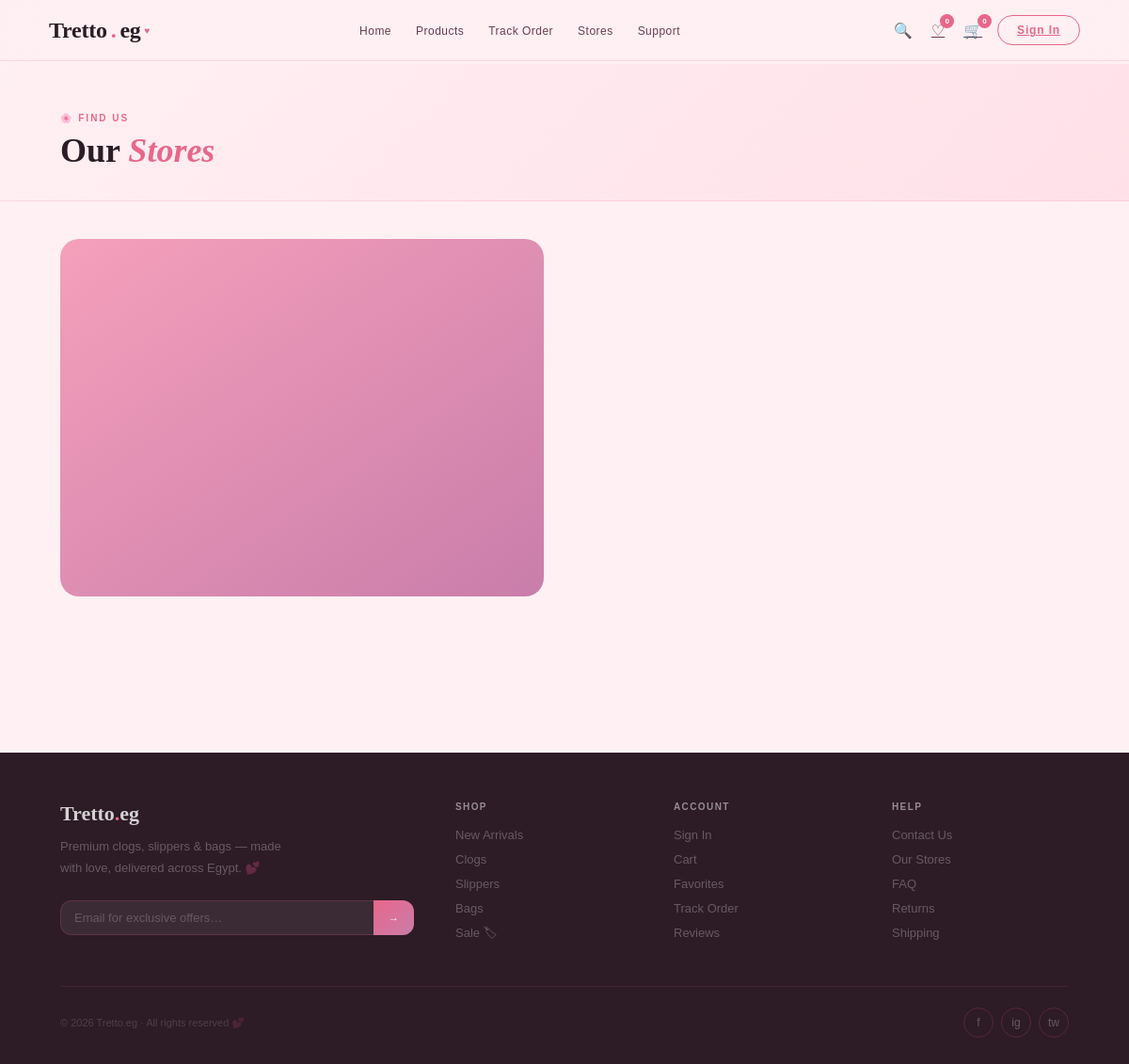
/MVC/View/GUI/location.php, run on an earlier commit of the app's database.
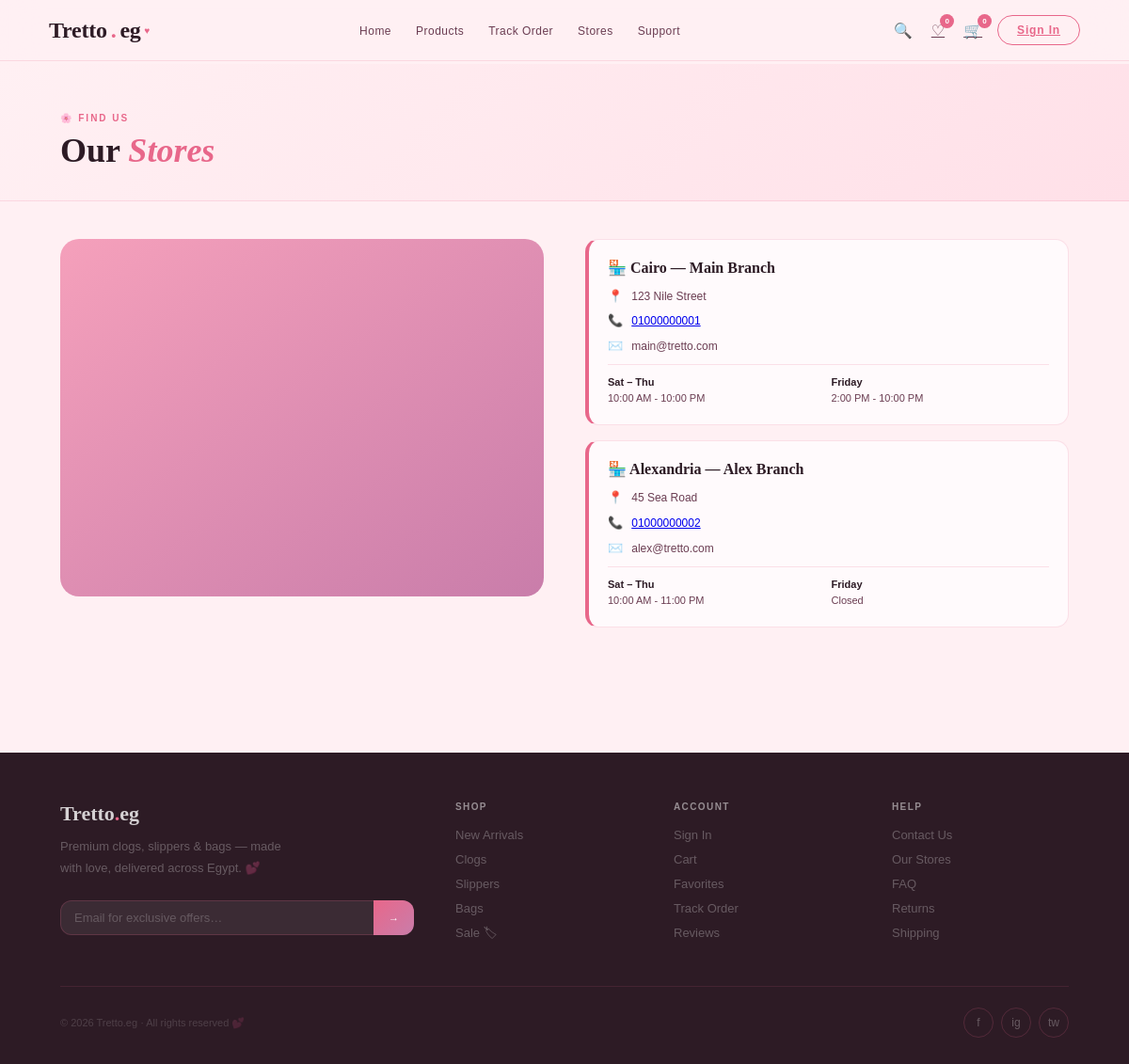
And on a later commit of the database.
### tables this page shows
CREATE TABLE IF NOT EXISTS `storelocation` (
  `BranchID` int NOT NULL AUTO_INCREMENT,
  `city` varchar(100) NOT NULL,
  `name` varchar(100) NOT NULL,
  `address` varchar(255) NOT NULL,
  `phone` varchar(20) NOT NULL,
  `email` varchar(100) NOT NULL,
  `sat_thu_hours` varchar(100) DEFAULT NULL,
  `friday_hours` varchar(100) DEFAULT NULL,
  `map_link` text,
  PRIMARY KEY (`BranchID`)
);

### MVC/Controller/storelocation_Controller.php (called while the page is built)
<?php
require_once __DIR__ . '/../Model/storelocation.php';
function getLocationsForView($conn) {
    $locationModel = new Location($conn);
    return $locationModel->getAllLocations();
}
?>

### MVC/Model/storelocation.php (called while the page is built)
<?php
class Location
{
    private $db;
    public function __construct($conn)
    {
        $this->db = $conn;
    }
    public function getAllLocations()
    {
        $result = $this->db->query("SELECT * FROM StoreLocation");
        return $result->fetch_all(MYSQLI_ASSOC);
    }
}
?>

### MVC/View/GUI/location.php (the view, shortened to what this page needs)
<!DOCTYPE html>
<html lang="en">
<head>
    <link rel="stylesheet" href="../css/main.css">
    <link rel="stylesheet" href="../css/location.css">
    <link rel="stylesheet" href="../css/navbar.css">
</head>
<body>
    <?php include 'component/navbar.php'; ?>
    <?php
    require_once __DIR__ . '/../../Controller/storelocation_Controller.php';
    require_once __DIR__ . '/../../../db.php';
    $locations = getLocationsForView($conn);
    $activeMap = $locations[0]['map_link'] ?? '';
    ?>
    <div class="page" id="page-location">
        <div class="page-header">
            <div class="sec-tag">🌸 Find Us</div>
            <h1 class="sec-title">Our <em>Stores</em></h1>
        </div>
        <div class="page-wrap">
            <div class="location-layout">
                <div class="map-box">
                    <iframe id="store-map" src="<?= $activeMap ?>" width="100%" height="400" style="border:0;"
                        allowfullscreen="" loading="lazy"></iframe>
                </div>
                <div class="loc-cards">
                    <?php foreach ($locations as $loc): ?>
                        <div class="loc-card" onclick="document.getElementById('store-map').src='<?= $loc['map_link'] ?>'">
                            <div class="lc-title">🏪 <?= $loc['city'] ?> — <?= $loc['name'] ?></div>
                            <div class="lc-row"><span class="lc-ico">📍</span><span
                                    class="lc-txt"><?= $loc['address'] ?></span></div>
                            <div class="lc-row"><span class="lc-ico">📞</span><span class="lc-txt"><a
                                        href="tel:<?= $loc['phone'] ?>"><?= $loc['phone'] ?></a></span></div>
                            <div class="lc-row"><span class="lc-ico">✉️</span><span
                                    class="lc-txt"><?= $loc['email'] ?></span></div>
                            <div class="lc-hours">
                                <div class="hr-row"><span class="hr-day">Sat – Thu</span><?= $loc['sat_thu_hours'] ?></div>
                                <div class="hr-row"><span class="hr-day">Friday</span><?= $loc['friday_hours'] ?></div>
                            </div>
                        </div>
                    <?php endforeach; ?>
                </div>
            </div>
        </div>
    </div>
    <?php include 'component/footer.php'; ?>
</body>
</html>

### MVC/View/GUI/component/navbar.php (shortened to what this page needs)
<?php
$isLoggedIn = !empty($_SESSION['logged_in']);
$userName = $_SESSION['name'] ?? '';
$numCart=0;
$favCount = 0;
?>
<nav id="navbar">
    <a class="logo" href="/Tretto.eg--System/MVC/View/GUI/index.php">Tretto<span>.</span>eg <span
            class="logo-heart">♥</span></a>
    <ul class="nav-links">
        <li><a href="index.php" id="nl-home">Home</a></li>
        <li><a href="products.php" id="nl-products">Products</a></li>
        <li><a href="trackorder.php" id="nl-track">Track Order</a></li>
        <li><a href="location.php" id="nl-location">Stores</a></li>
        <li><a href="support.php" id="nl-support">Support</a></li>
    </ul>
    <div class="nav-acts">
        <form action="products.php" method="GET" style="display:inline;">
            <button type="submit" class="nav-icon">🔍</button>
        </form>
        <a href="favorite.php" class="nav-icon">
            ♡<span class="badge" id="fav-badge"><?= $favCount ?></span>
        </a>
        <a href="cart.php" class="nav-icon">
            <span class="cart-icon-wrapper">🛒</span>
            <span class="badge" id="cart-badge"><?= $numCart;?> </span>
        </a>
        <?php if ($isLoggedIn): ?>
            <span class="nav-username">Hi, <?= $userName ?> 💕</span>
            <form method="POST" action="../../Controller/AuthController.php" style="display:inline;">
                <input type="hidden" name="action" value="logout">
                <button type="submit" class="btn-nav">Logout</button>
            </form>
        <?php else: ?>
            <a href="register.php" class="btn-nav" id="auth-btn">Sign In</a>
        <?php endif; ?>
    </div>
</nav>

### MVC/View/GUI/component/footer.php
<footer id="footer">
        <div class="ft-grid">
            <div>
                <a class="ft-logo" onclick="goTo('home')">Tretto<span>.</span>eg</a>
                <p class="ft-desc">Premium clogs, slippers & bags — made with love, delivered across Egypt. 💕</p>
                <div class="ft-nl"><input class="ft-inp" type="email" placeholder="Email for exclusive offers…"><button
                        class="ft-btn" onclick="showToast('Subscribed! 🌸')">→</button></div>
            </div>
            <div>
                <div class="ft-col-title">Shop</div>
                <ul class="ft-links">
                    <li><a onclick="goTo('products')">New Arrivals</a></li>
                    <li><a onclick="goTo('products')">Clogs</a></li>
                    <li><a onclick="goTo('products')">Slippers</a></li>
                    <li><a onclick="goTo('products')">Bags</a></li>
                    <li><a onclick="goTo('products')">Sale 🏷</a></li>
                </ul>
            </div>
            <div>
                <div class="ft-col-title">Account</div>
                <ul class="ft-links">
                    <li><a onclick="goTo('login')">Sign In</a></li>
                    <li><a onclick="goTo('cart')">Cart </a></li>
                    <li><a onclick="goTo('favorites')">Favorites </a></li>
                    <li><a onclick="goTo('track')">Track Order</a></li>
                    <li><a onclick="goTo('reviews.php')">Reviews </a></li>
                </ul>
            </div>
            <div>
                <div class="ft-col-title">Help</div>
                <ul class="ft-links">
                    <li><a onclick="goTo('support')">Contact Us</a></li>
                    <li><a onclick="goTo('location')">Our Stores</a></li>
                    <li><a onclick="goTo('support')">FAQ</a></li>
                    <li><a onclick="goTo('support')">Returns</a></li>
                    <li><a onclick="goTo('support')">Shipping</a></li>
                </ul>
            </div>
        </div>
        <div class="ft-bottom">
            <span class="ft-copy">© 2026 Tretto.eg · All rights reserved 💕</span>
            <div class="ft-soc"><a class="soc-btn">f</a><a class="soc-btn">ig</a><a class="soc-btn">tw</a></div>
        </div>
    </footer>

### MVC/View/css/main.css (style rules this page uses)
*, *::before, *::after { box-sizing: border-box; margin: 0; padding: 0 }
:root { --blush: #FFF0F3; --blush2: #FFE0E8; --blush3: #FFD6E2; --rose: #E8678A; --rose-d: #C44A6D; --rose-l: #F5A0BB; --mauve: #C97DAA; --mauve-l: #E8C3D8; --nude: #F9EEE8; --nude2: #F0DDD4; --gold: #D4A8B0; --gold-a: #C9998A; --dark: #2D1B25; --mid: #6B3D52; --muted: #A07088; --white: #FFFAFC; --border: rgba(232, 103, 138, .18); --shadow: 0 8px 40px rgba(45, 27, 37, .1); }
html { scroll-behavior: smooth }
body { font-family: 'DM Sans', sans-serif; background: var(--blush); color: var(--dark); overflow-x: hidden; min-height: 100vh }
.page { padding-top: 68px; min-height: 100vh; animation: fadeIn .35s ease; position: relative; z-index: 1 }
.sec-tag { font-size: 10px; letter-spacing: .2em; text-transform: uppercase; color: var(--rose); margin-bottom: 10px; font-weight: 700 }
.sec-title { font-family: 'Playfair Display', serif; font-size: clamp(28px, 3vw, 44px); font-weight: 700; line-height: 1.1; color: var(--dark) }
.sec-title em { font-style: italic; color: var(--rose) }
.page-header { padding: 52px 64px 32px; border-bottom: 1px solid var(--border); background: linear-gradient(135deg, var(--blush) 0%, var(--blush2) 100%) }
.page-wrap { padding: 40px 64px 80px }

### MVC/View/css/location.css (style rules this page uses)
.location-layout { display: grid; grid-template-columns: 1fr 1fr; gap: 44px; align-items: start }
.map-box { background: linear-gradient(145deg, var(--rose-l), var(--mauve)); aspect-ratio: 1.35; position: relative; overflow: hidden; display: flex; align-items: center; justify-content: center; border-radius: 20px }
.loc-cards { display: flex; flex-direction: column; gap: 16px }
.loc-card { padding: 20px; background: var(--white); border: 1.5px solid var(--border); border-left: 4px solid var(--rose); border-radius: 14px }
.lc-title { font-family: 'Playfair Display', serif; font-size: 16px; font-weight: 700; color: var(--dark); margin-bottom: 12px }
.lc-row { display: flex; align-items: flex-start; gap: 9px; margin-bottom: 8px }
.lc-ico { font-size: 13px; margin-top: 1px; flex-shrink: 0 }
.lc-txt { font-size: 12px; color: var(--mid); line-height: 1.55; font-weight: 300 }
.lc-hours { display: grid; grid-template-columns: 1fr 1fr; gap: 6px; margin-top: 10px; padding-top: 10px; border-top: 1px solid var(--border) }
.hr-row { font-size: 11px; color: var(--mid); line-height: 1.5 }
.hr-day { font-weight: 700; color: var(--dark); display: block; font-size: 11px }

What changed in the data, as far as the page shows it:
added storelocation: city "Cairo", name "Main Branch", address "123 Nile Street", phone "01000000001", email "main@tretto.com", sat_thu_hours "10:00 AM - 10:00 PM", friday_hours "2:00 PM - 10:00 PM"
added storelocation: city "Alexandria", name "Alex Branch", address "45 Sea Road", phone "01000000002", email "alex@tretto.com", sat_thu_hours "10:00 AM - 11:00 PM", friday_hours "Closed"
